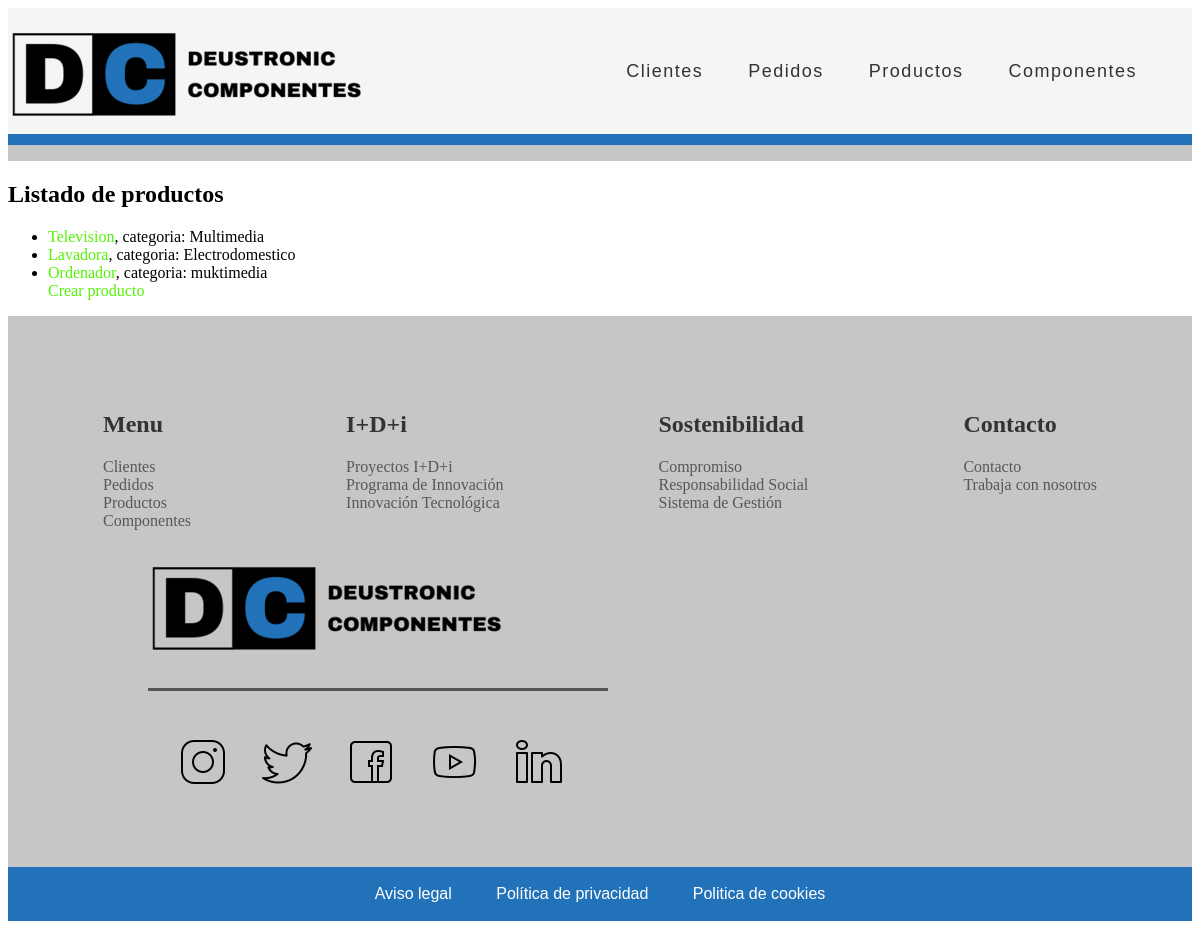
/appGestionPedidos/producto/list, run on an earlier commit of the app's database.
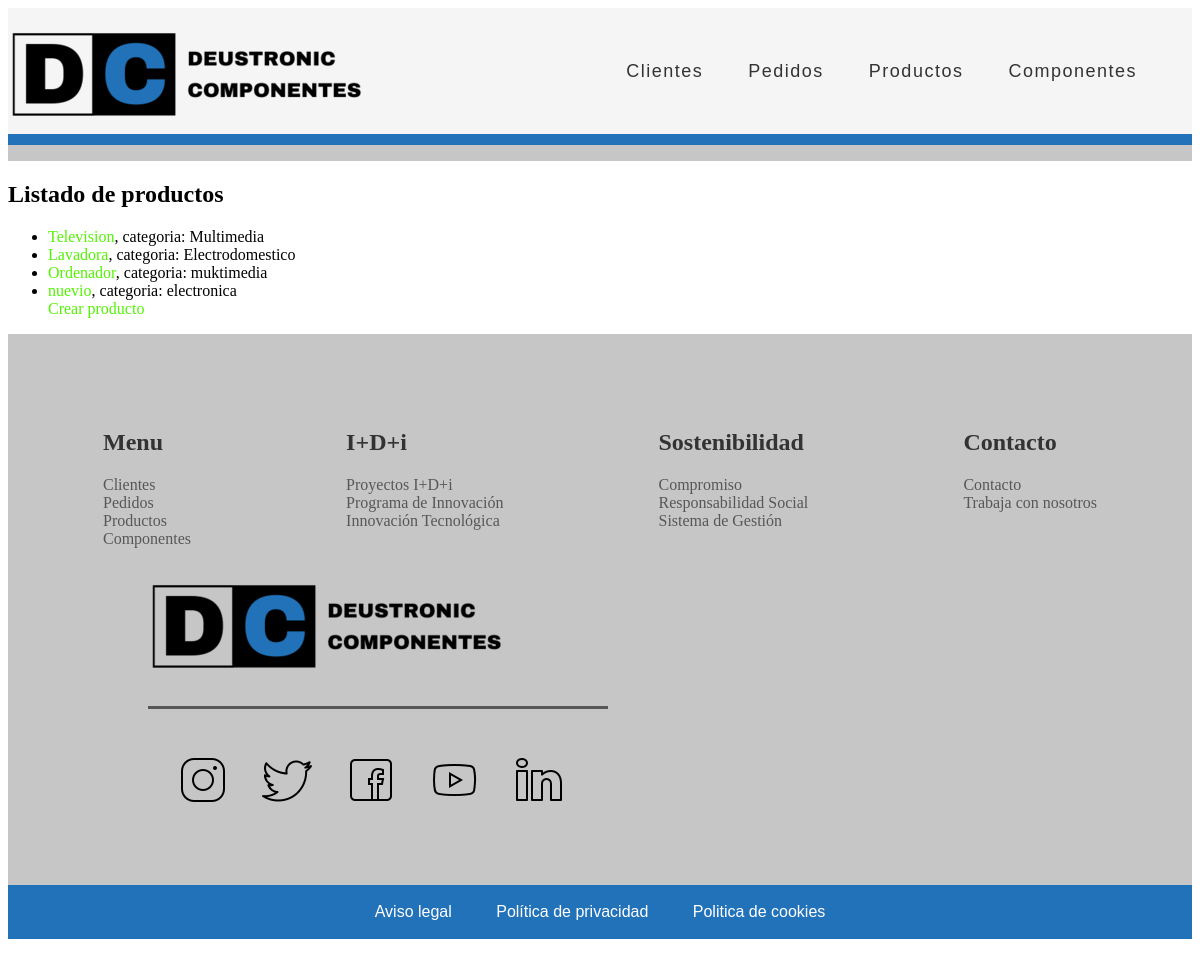
And on a later commit of the database.
### appGestionPedidos/models.py (models this page shows, shortened)
class Producto(models.Model):
    referencia = models.IntegerField(unique=True)
    precio = models.FloatField()
    nombre = models.CharField(max_length=16)
    descripcion = models.CharField(max_length=60)
    categoria = models.CharField(max_length=16)
    componente = models.ManyToManyField(Componente)

### appGestionPedidos/views.py (the view)
# urls.py: path('producto/list', views.ProductoListView.as_view(), name='producto'),
class ProductoListView(ListView):
    model = Producto

### appGestionPedidos/templates/appGestionPedidos/producto_list.html (shortened to what this page needs)
{% extends "base.html" %}
{% block contenido %}
    <h2>Listado de productos</h2>
    {% if producto_list %}
        <ul>
        {% for producto in producto_list %}
            <li>
                <a href="/appGestionPedidos/producto_list/{{ producto.id }}">{{ producto.nombre }}</a>, categoria: {{ producto.categoria }}
            </li>
        {% endfor %}
        <a href="/appGestionPedidos/producto/create">Crear producto</a>
        </ul>
    {% else %}
    <p>No hay prodcutos creados.</p>
    {% endif %}
{% endblock %}

What changed in the data, as far as the page shows it:
added Producto: nombre "nuevio", categoria "electronica"
